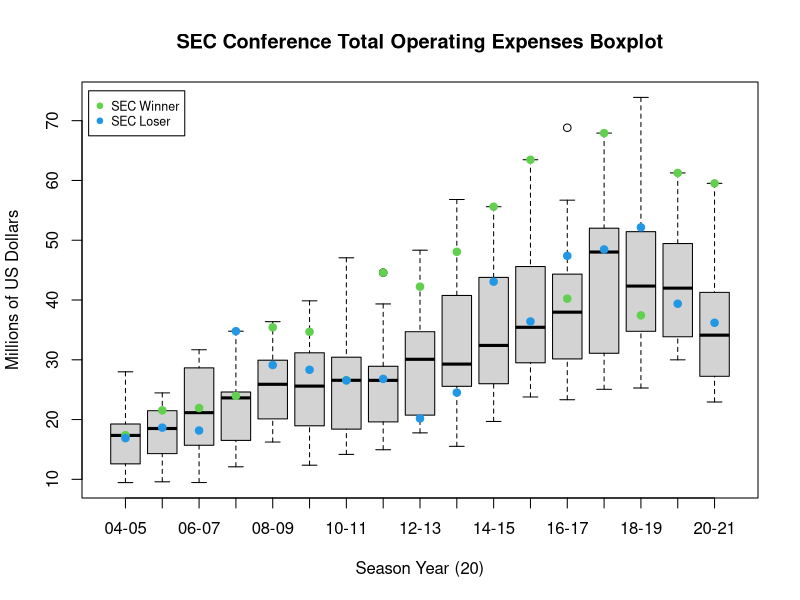

This figure's R source:
schoolNames<-c("Alabama", "Arkansas", "Auburn", "Mississippi State", "LSU", "Texas A&M", "Kentucky", "Georgia", "Tennessee", "Missouri", "South Carolina", "Florida")

# 1st: Georgia 2nd: LSU
TOE2005<-c(19.669, 17.308, 27.988, 9.848, 16.894, 18.571, 10.839, 17.389, 18.852, 9.456, 14.335, 22.540)

# 1st: Florida 2nd: Arkansas 
TOE2006<-c(21.422, 18.650, 24.461, 9.658, 20.833, 18.356, 12.543, 24.140, 16.058, 9.591, 17.732, 21.540)

# 1st: LSU 2nd: Tennessee 
TOE2007<-c(31.168, 31.678, 29.997, 9.461, 21.934, 20.375, 13.229, 22.441, 18.170, 12.387, 19.154, 27.302)

# 1st:Florida  2nd: Alabama 
TOE2008<-c(34.785, 24.685, 29.171, 12.098, 23.315, 23.933, 14.997, 24.541, 22.742, 13.330,18.035, 23.960)

# 1st: Alabama 2nd: Florida 
TOE2009<-c(35.432, 24.417, 36.378, 16.241, 28.948, 20.416, 16.442, 25.842, 30.739, 19.806, 25.949, 29.126)

# 1st: Auburn 2nd: South Carolina
TOE2010<-c(39.863, 27.345, 34.685, 12.366, 31.704, 20.629, 17.280, 23.053, 23.847, 17.099, 28.329, 30.641)

# 1st: LSU 2nd: Georgia 
TOE2011<-c(38.317, 28.983, 47.065, 14.174, 26.586, 18.744, 16.446, 26.546, 25.436, 18.050, 27.083, 31.879)

# 1st: Alabama 2nd: Georgia
TOE2012<-c(44.582, 28.709, 39.342, 16.044, 29.118, 21.161, 14.951, 26.803, 26.303, 18.055,  26.197, 27.435)

# 1st: Auburn 2nd: Missouri
TOE2013<-c(48.330, 34.735, 42.231, 17.772, 30.036, 21.014, 20.474, 30.621, 34.661, 20.191, 29.051, 30.132)

# 1st: Alabama 2nd: Missouri
TOE2014<-c(48.066, 32.135, 56.817, 15.522, 44.056, 27.156, 18.902, 28.577, 37.465, 24.513, 29.974, 26.600 )

# 1st: Alabama 2nd: Florida
TOE2015<-c(55.609, 35.207, 45.247, 19.679, 32.250, 27.242, 20.669, 29.901, 44.496, 24.749, 32.558, 43.070)

# 1st: Alabama 2nd: Florida
TOE2016<-c(63.466, 38.654, 47.301, 25.190, 34.469, 33.809, 23.835, 43.901, 49.796, 23.779, 33.836, 36.409)

# 1st: Georgia 2nd: Auburn
TOE2017<-c(68.818, 41.263, 47.390, 25.503, 33.260, 34.356, 27.029, 40.225, 56.705, 23.318, 38.464, 37.466)

# 1st: Alabama 2nd:Georgia 
TOE2018<-c(67.924, 48.163, 47.891, 25.063, 34.059,  52.481, 28.119, 48.462, 63.487, 25.531, 35.953, 51.546)

# 1st: LSU 2nd: Georgia
TOE2019<-c(73.894, 45.748, 50.712, 25.465, 37.435, 42.803, 32.093, 52.155, 55.899, 25.281, 38.799, 41.865)

# 1st: Alabama 2nd: Florida
TOE2020<-c(61.258, 45.599, 48.112, 31.940, 43.349, 40.626, 31.332, 50.780, 58.349, 29.991, 35.766, 39.378 )

# 1st: Alabama 2nd:Georgia
TOE2021<-c(59.516, 34.384, 51.651, 22.941, 30.822, 36.656, 24.684, 36.193, 45.899, 24.080, 33.855, 29.789 )

summary(TOE2005)
summary(TOE2006)
summary(TOE2007)
summary(TOE2008)
summary(TOE2009)
summary(TOE2010)
summary(TOE2011)
summary(TOE2012)
summary(TOE2013)
summary(TOE2014)
summary(TOE2015)
summary(TOE2016)
summary(TOE2017)
summary(TOE2018)
summary(TOE2019)
summary(TOE2020)
summary(TOE2021)

boxplot(TOE2005, TOE2006, TOE2007, TOE2008, TOE2009, TOE2010, TOE2011, TOE2012, TOE2013, TOE2014, TOE2015, TOE2016, TOE2017, TOE2018, TOE2019, TOE2020, TOE2021,
        names=c('04-05', '05-06', '06-07', '07-08', '08-09', '09-10', '10-11', '11-12', '12-13', '13-14', '14-15', '15-16', '16-17', '17-18', '18-19', '19-20', '20-21'))


title(main="SEC Conference Total Operating Expenses Boxplot", xlab="Season Year (20)", ylab="Millions of US Dollars")

# Marking 2021 1st and 2nd place.

points(1, TOE2005[8], col = 3, pch = 19)
points(1, TOE2005[5], col = 4, pch = 19)

points(2, TOE2006[12], col = 3, pch = 19)
points(2, TOE2006[2], col = 4, pch = 19)

points(3, TOE2007[5], col = 3, pch = 19)
points(3, TOE2007[9], col = 4, pch = 19)

points(4, TOE2008[12], col = 3, pch = 19)
points(4, TOE2008[1], col = 4, pch = 19)

points(5, TOE2009[1], col = 3, pch = 19)
points(5, TOE2009[12], col = 4, pch = 19)

points(6, TOE2010[3], col = 3, pch = 19)
points(6, TOE2010[11], col = 4, pch = 19)

points(7, TOE2011[5], col = 3, pch = 19)
points(7, TOE2011[8], col = 4, pch = 19)

points(8, TOE2012[1], col = 3, pch = 19)
points(8, TOE2012[8], col = 4, pch = 19)

points(9, TOE2013[3], col = 3, pch = 19)
points(9, TOE2013[10], col = 4, pch = 19)

points(10, TOE2014[1], col = 3, pch = 19)
points(10, TOE2014[10], col = 4, pch = 19)

points(11, TOE2015[1], col = 3, pch = 19)
points(11, TOE2015[12], col = 4, pch = 19)

points(12, TOE2016[1], col = 3, pch = 19)
points(12, TOE2016[12], col = 4, pch = 19)

points(13, TOE2017[8], col = 3, pch = 19)
points(13, TOE2017[3], col = 4, pch = 19)

points(14, TOE2018[1], col = 3, pch = 19)
points(14, TOE2018[8], col = 4, pch = 19)

points(15, TOE2019[5], col = 3, pch = 19)
points(15, TOE2019[8], col = 4, pch = 19)

points(16, TOE2020[1], col = 3, pch = 19)
points(16, TOE2020[12], col = 4, pch = 19)

points(17, TOE2021[1], col = 3, pch = 19)
points(17, TOE2021[8], col = 4, pch = 19)

legend(0, 75, legend=c("SEC Winner", "SEC Loser"), col=c(3, 4), pch=c(19, 19), cex=0.75)
